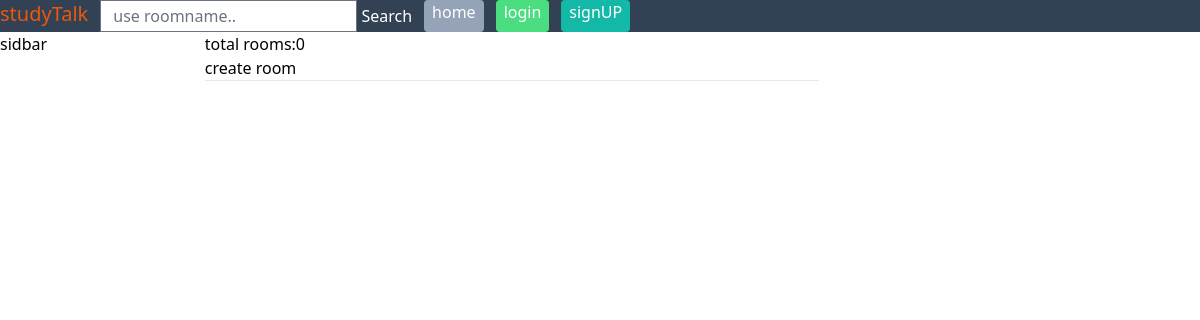
Page /search/?q=javascript on the earlier database version.
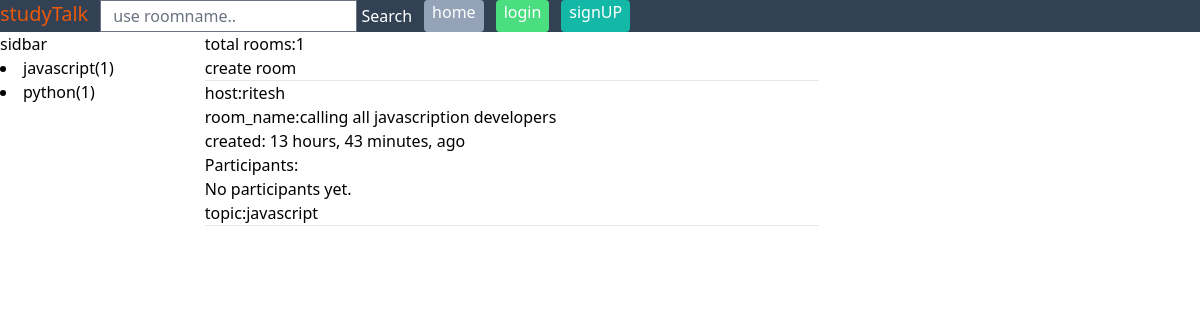
Same page on the later database version.
### base/models.py (models this page shows, shortened)
class Topic(models.Model):
    name=models.CharField(max_length=200,null=True,unique=True)
    def __str__(self):
        return f"{self.name}"

class Room(models.Model):
    host = models.ForeignKey(User,on_delete=models.SET_NULL,null=True)
    topic =models.ForeignKey(Topic, on_delete=models.SET_NULL, null=True)
    name = models.CharField(max_length=220)
    description = models.TextField(null=True, blank=True)
    participants=models.ManyToManyField(User,related_name='participants', blank=True)
    created_at = models.DateTimeField(auto_now_add=True)
    updated_at = models.DateTimeField(auto_now=True)
    class Meta:
        ordering =['-updated_at','-created_at']

class User(AbstractUser):
    name=models.CharField(max_length=200,null=True)
    email=models.EmailField(unique=True,null=True)
    bio=models.TextField(null=True)
    avatar=models.ImageField(upload_to="images/", null=True,blank=True,default='avatar.svg')
    USERNAME_FIELD='email'
    REQUIRED_FIELDS = ['username']  # Required when creating a superuser

### base/views.py (the view, shortened to what this page needs)
# urls.py: path('search/', views.search_feature, name='search'),
def search_feature(request):
    topics=Topic.objects.all()
    if request.method=="GET":
        q = request.GET.get('q')
        rooms = Room.objects.filter(
        Q(topic__name__icontains=q) |
        Q(name__icontains=q) |
        Q(description__icontains=q)
        )
        return render(request, 'base/search-result.html', { 'rooms':rooms,'topics':topics})

### base/templates/base/search-result.html (shortened to what this page needs)
{% extends "layout.html" %}
{% block content %}
<div class="container">
    <div>
        {% include "base/topic-component.html" %}
    </div>
    <div>
        <h4>total rooms:{{rooms.count}}</h4>
        <a href="{% url "create-room" %}">
        <button type="submit">create room</button>
    </a>
    <hr>
        {% include "base/room-component.html" %}
    </div>
</div>
{% endblock %}

### base/templates/base/topic-component.html
<div class="sidebar"><h3>sidbar</h3>
    {% for topic  in topics %}
    <a href="">
        <li>
            <a href="{% url "search"%}?q={{topic.name}}">{{topic.name}}<span>({{topic.room_set.all.count}})</span></a>
        </li>
    </a>
    {% endfor %}
</div>

### base/templates/base/room-component.html (shortened to what this page needs)
{% for room in rooms %}
<a href="{% url "profile" room.host.id %}">
    <h4>host:{{room.host.username}}</h4>
</a>
<a href="{% url "room" room.id %}">
    <h2>room_name:{{room.name}}</h4>
</a>
<h3>created: {{room.created_at|timesince}}, ago</h3>
    <ul>
        <li>Participants:</li>
        <ul>
            {% for participant in room.participants.all %}
                <li>{{ participant.username }}</li>
            {% empty %}
                <li>No participants yet.</li>
            {% endfor %}
        </ul>
    </ul>
<h3>topic:{{room.topic}}</p>
        <hr>
{% endfor %}

Differences in the rows shown:
added Topic: name "javascript", room_set.all.count "1"
added Topic: name "python", room_set.all.count "1"
added Room: host.username "ritesh", name "calling all javascription developers", created_at "13 hours, 43 minutes", topic "javascript"
Other differences:
{{ rooms.count }}: "0" → "1"
